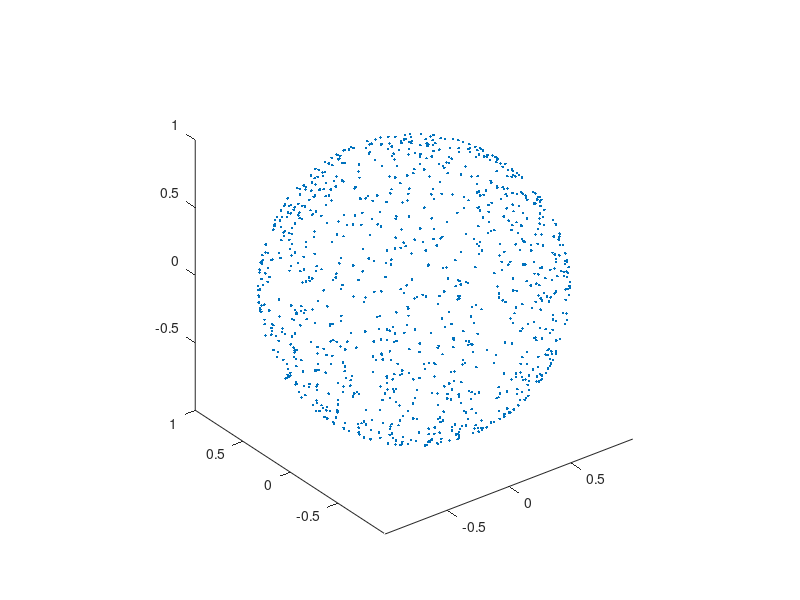
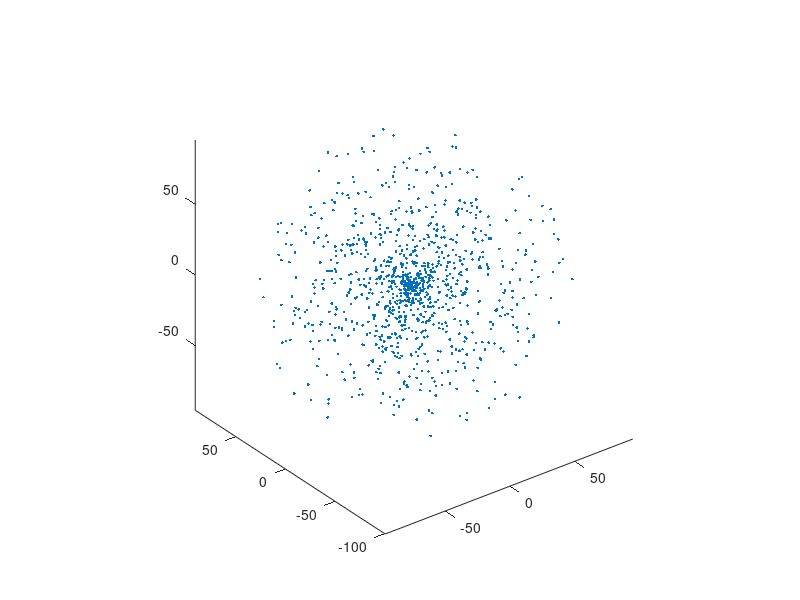

MATLAB code to generate these figures, in order:
% "a random normal distribution of coordinates gives you a uniform 
%   distribution of directions"
% https://stackoverflow.com/a/9751925/14382550

% generate same plot from post (uniform spread of directions of magnitude 1)
figure(1)
v = randn(1000, 3); % normal distribution of coordinates
v = bsxfun(@rdivide, v, sqrt(sum(v.^2, 2))); % uniform distribution of directions
plot3(v(:,1), v(:,2), v(:,3), '.')
axis equal

% want the same thing, but with randomly distributed vector magnitudes
figure(2)
v = randn(1000, 3); % normal distribution of coordinates
v = bsxfun(@rdivide, v, sqrt(sum(v.^2, 2))); % uniform distribution of directions

err_mag_UNIFORM = 100 * rand(1000, 1); 
err_mag_NORMAL = 100 * randn(1000, 1);

err_mag = err_mag_UNIFORM;
% err_mag = err_mag_NORMAL;

v = err_mag .* v; % scaling each direction by a randomly distributed length (err_mag)
plot3(v(:,1), v(:,2), v(:,3), '.')
axis equal

%% My thinking is that we want a uniform spread of directions but a normal spread of magnitudes